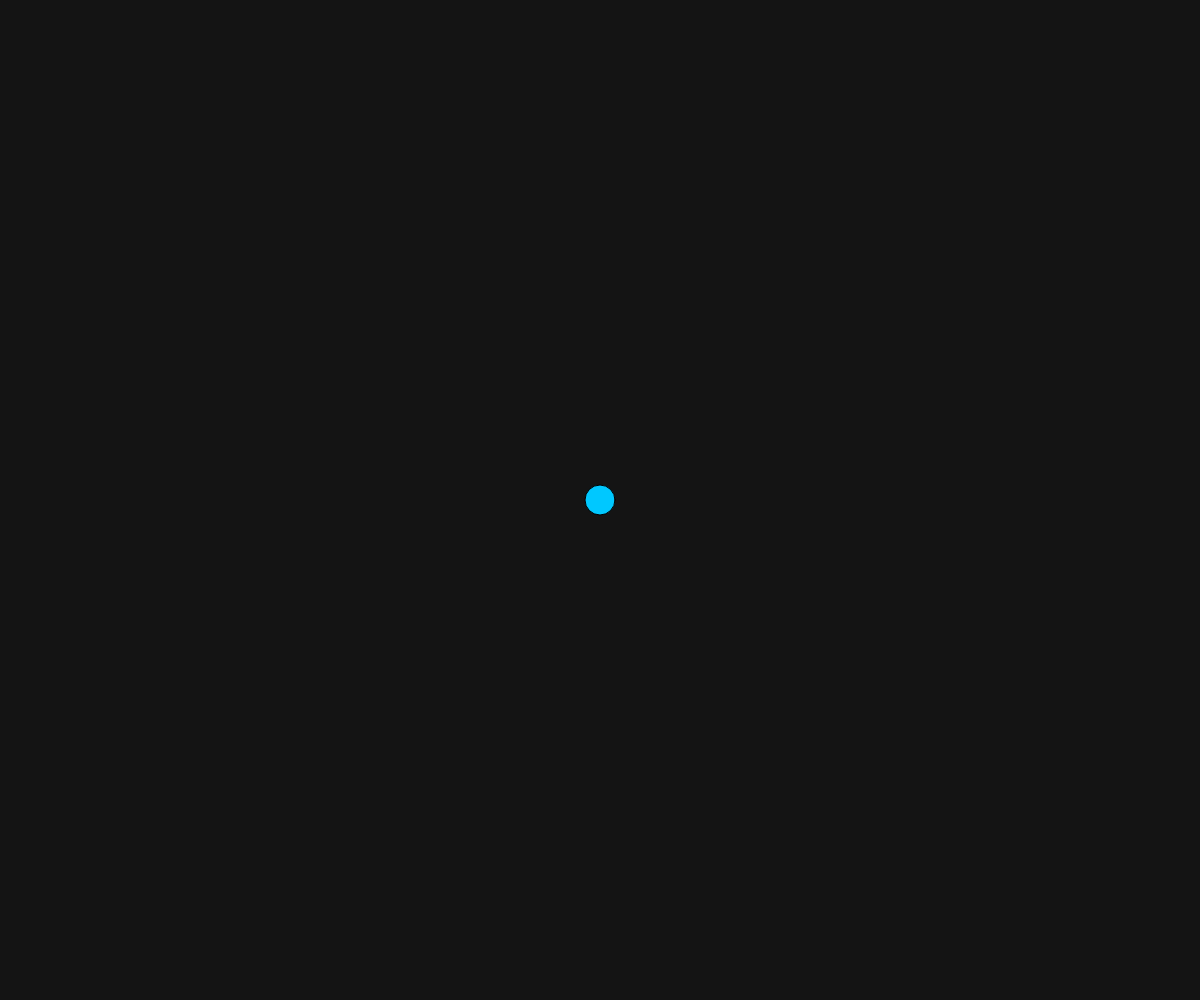
Frame 1 (no input)
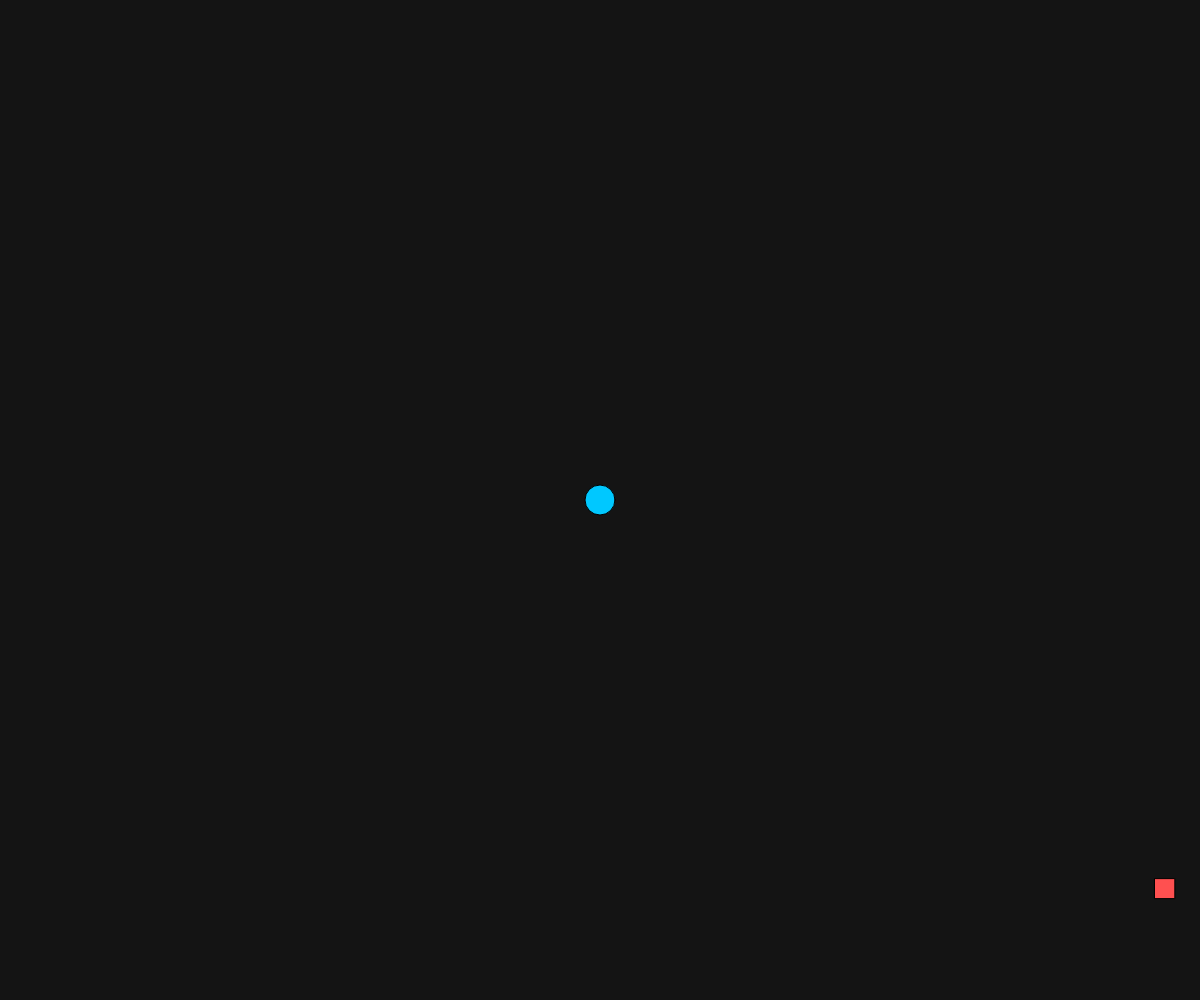
Frame 60 (no input)
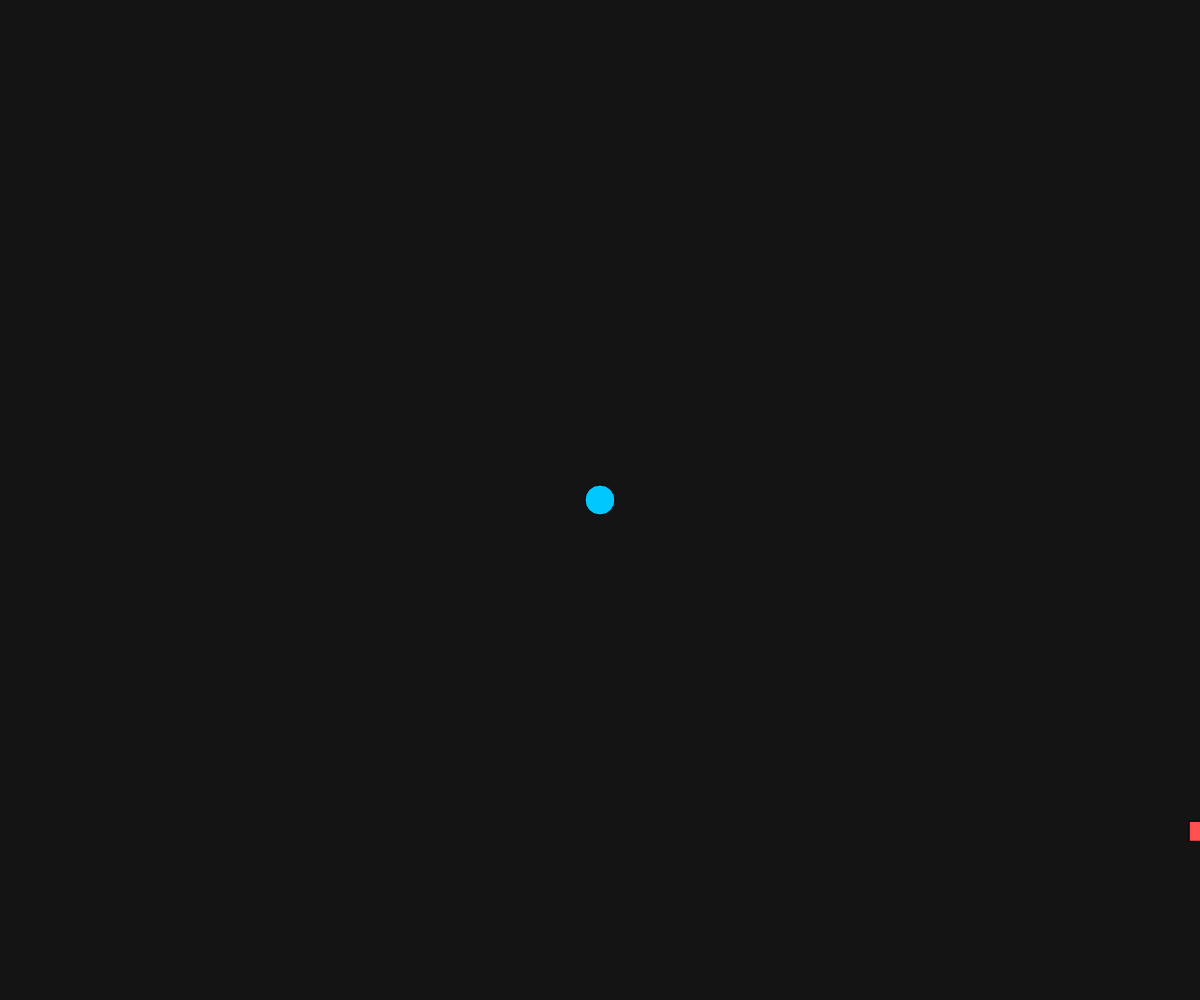
Frame 120 (the mouse pressed at the canvas centre since frame 60)

The p5.js sketch that drew these frames (run headless with seeded random() and noise() and a simulated clock; from frame 60 on, the mouse is pressed at the canvas centre):

// p5.js sketch
// ── sketch.js
let player;
let bullets = [];
let enemies = [];
let enemySpawnTimer = 0;

function setup() {
  createCanvas(windowWidth, windowHeight);

  player = {
    x: width / 2,
    y: height / 2,
    speed: 5
  };
}

function draw() {
  background(20);

  movePlayer();
  drawPlayer();

  updateBullets();
  updateEnemies();

  // 敵を定期的に出す
  enemySpawnTimer--;
  if (enemySpawnTimer <= 0) {
    spawnEnemy();
    enemySpawnTimer = 40;
  }
}

// -----------------------------------
// プレイヤー
// -----------------------------------
function movePlayer() {
  if (keyIsDown(LEFT_ARROW))  player.x -= player.speed;
  if (keyIsDown(RIGHT_ARROW)) player.x += player.speed;
  if (keyIsDown(UP_ARROW))    player.y -= player.speed;
  if (keyIsDown(DOWN_ARROW))  player.y += player.speed;
}

function drawPlayer() {
  fill(0, 200, 255);
  ellipse(player.x, player.y, 30);
}

// -----------------------------------
// 弾
// -----------------------------------
function keyPressed() {
  if (key === ' ') {
    bullets.push({
      x: player.x,
      y: player.y,
      vx: 12,
      vy: 0
    });
  }
}

function updateBullets() {
  fill(255, 200, 0);
  for (let i = bullets.length - 1; i >= 0; i--) {
    let b = bullets[i];
    b.x += b.vx;
    ellipse(b.x, b.y, 10);

    if (b.x > width) bullets.splice(i, 1);
  }
}

// -----------------------------------
// 敵
// -----------------------------------
function spawnEnemy() {
  enemies.push({
    x: width + 20,
    y: random(height),
    vx: 0,
    vy: 0
  });
}

function updateEnemies() {
  fill(255, 80, 80);
  for (let i = enemies.length - 1; i >= 0; i--) {
    let e = enemies[i];

    let v = vectorField(e.x, e.y);
    e.vx += v.x;
    e.vy += v.y;

    e.x += e.vx;
    e.y += e.vy;

    rect(e.x, e.y, 20, 20);

    // 当たり判定（弾）
    for (let j = bullets.length - 1; j >= 0; j--) {
      let b = bullets[j];
      if (dist(e.x, e.y, b.x, b.y) < 20) {
        enemies.splice(i, 1);
        bullets.splice(j, 1);
        break;
      }
    }

    // 画面外に消えたら削除
    if (e.x < -50 || e.x > width + 50 || e.y < -50 || e.y > height + 50) {
      enemies.splice(i, 1);
    }
  }
}

// -----------------------------------
// ベクトル場（敵を曲線的に動かす力）
// -----------------------------------
function vectorField(x, y) {
  let cx = width / 2;
  let cy = height / 2;

  let dx = x - cx;
  let dy = y - cy;

  let r = sqrt(dx * dx + dy * dy);

  if (r < 10) r = 10;

  return {
    x: -dy / (r * 10),
    y: dx / (r * 10)
  };
}
